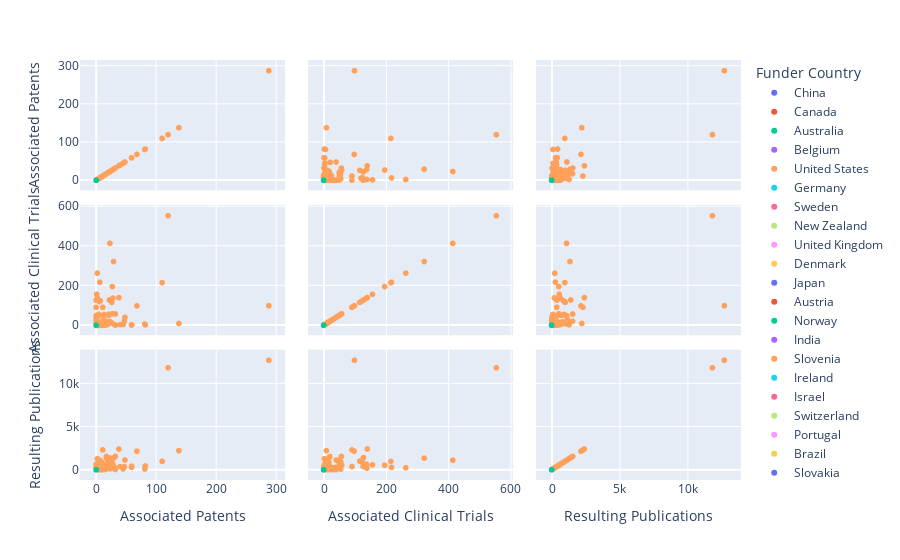

Notebook source saved alongside this figure:
### Markdown cell above
### Exploring Correlations between dimensions

Tip: a straight diagonal indicates a strong correlation, while a 90 degree angle indicates no correlation.

### Code cell
px.scatter_matrix(grants, 
                  dimensions=["Associated Patents", "Associated Clinical Trials", "Resulting Publications"], 
                  color="Funder Country")

### Figure 1 — Plotly figure (JSON) as saved in the notebook; plotly's stock layout.template omitted (floating-point values rounded to 4 significant figures; data arrays with more than 128 entries replaced by an {"elided": "..."} marker saying what was removed)
{"data": [{"dimensions": [{"axis": {"matches": true}, "label": "Associated Patents", "values": [0, 0, 0, 0, 0, 0, 0, 0, 0, 0, 0, 0, 0, 0, 0, 0, 0, 0, 0, 0, 0, 0, 0, 0, 0, 0, 0, 0, 0, 0, 0, 0, 0, 0, 0]}, {"axis": {"matches": true}, "label": "Associated Clinical Trials", "values": [0, 0, 0, 0, 0, 0, 0, 0, 0, 0, 0, 0, 0, 0, 0, 0, 0, 0, 0, 0, 0, 0, 0, 0, 0, 0, 0, 0, 0, 0, 0, 0, 0, 0, 0]}, {"axis": {"matches": true}, "label": "Resulting Publications", "values": [0, 2, 0, 0, 0, 0, 2, 0, 0, 0, 0, 0, 0, 0, 10, 0, 0, 0, 0, 0, 0, 0, 0, 0, 0, 0, 0, 0, 9, 0, 0, 0, 0, 0, 0]}], "hovertemplate": "Funder Country=China<br>%{xaxis.title.text}=%{x}<br>%{yaxis.title.text}=%{y}<extra></extra>", "legendgroup": "China", "marker": {"color": "#636efa", "symbol": "circle"}, "name": "China", "showlegend": true, "type": "splom"}, {"dimensions": [{"axis": {"matches": true}, "label": "Associated Patents", "values": {"elided": "137 int values"}}, {"axis": {"matches": true}, "label": "Associated Clinical Trials", "values": {"elided": "137 int values"}}, {"axis": {"matches": true}, "label": "Resulting Publications", "values": {"elided": "137 int values"}}], "hovertemplate": "Funder Country=Canada<br>%{xaxis.title.text}=%{x}<br>%{yaxis.title.text}=%{y}<extra></extra>", "legendgroup": "Canada", "marker": {"color": "#EF553B", "symbol": "circle"}, "name": "Canada", "showlegend": true, "type": "splom"}, {"dimensions": [{"axis": {"matches": true}, "label": "Associated Patents", "values": [0, 0, 0, 0, 0, 0, 0, 0, 0, 0, 0, 0, 0, 0, 0, 0, 0, 0, 0, 0, 0, 0, 0, 0, 0, 0, 0, 0, 0, 0, 0, 0, 0, 0, 0, 0, 0, 0, 0, 0, 0, 0, 0, 0, 0, 0, 0, 0, 0, 0, 0]}, {"axis": {"matches": true}, "label": "Associated Clinical Trials", "values": [0, 0, 0, 0, 0, 0, 0, 0, 0, 0, 0, 0, 0, 0, 0, 0, 0, 0, 0, 0, 0, 0, 0, 0, 0, 0, 0, 0, 0, 0, 0, 0, 0, 0, 0, 0, 0, 0, 0, 0, 0, 0, 0, 0, 0, 0, 0, 0, 0, 0, 0]}, {"axis": {"matches": true}, "label": "Resulting Publications", "values": [0, 1, 0, 0, 4, 0, 0, 0, 0, 0, 0, 0, 0, 0, 0, 0, 0, 0, 0, 0, 0, 0, 0, 0, 0, 0, 1, 0, 0, 0, 0, 1, 0, 0, 0, 0, 0, 0, 0, 0, 0, 0, 2, 9, 0, 0, 0, 0, 0, 0, 5]}], "hovertemplate": "Funder Country=Australia<br>%{xaxis.title.text}=%{x}<br>%{yaxis.title.text}=%{y}<extra></extra>", "legendgroup": "Australia", "marker": {"color": "#00cc96", "symbol": "circle"}, "name": "Australia", "showlegend": true, "type": "splom"}, {"dimensions": [{"axis": {"matches": true}, "label": "Associated Patents", "values": [0, 0, 0, 0, 0, 0, 0, 0, 0, 0, 0, 0, 0, 0, 0, 0, 0, 0, 0, 0, 0]}, {"axis": {"matches": true}, "label": "Associated Clinical Trials", "values": [0, 0, 0, 0, 0, 0, 0, 0, 0, 0, 0, 0, 0, 0, 0, 0, 0, 0, 0, 0, 0]}, {"axis": {"matches": true}, "label": "Resulting Publications", "values": [0, 0, 0, 0, 11, 0, 0, 0, 27, 0, 0, 0, 0, 1, 0, 0, 0, 0, 0, 1, 0]}], "hovertemplate": "Funder Country=Belgium<br>%{xaxis.title.text}=%{x}<br>%{yaxis.title.text}=%{y}<extra></extra>", "legendgroup": "Belgium", "marker": {"color": "#ab63fa", "symbol": "circle"}, "name": "Belgium", "showlegend": true, "type": "splom"}, {"dimensions": [{"axis": {"matches": true}, "label": "Associated Patents", "values": {"elided": "784 int values"}}, {"axis": {"matches": true}, "label": "Associated Clinical Trials", "values": {"elided": "784 int values"}}, {"axis": {"matches": true}, "label": "Resulting Publications", "values": {"elided": "784 int values"}}], "hovertemplate": "Funder Country=United States<br>%{xaxis.title.text}=%{x}<br>%{yaxis.title.text}=%{y}<extra></extra>", "legendgroup": "United States", "marker": {"color": "#FFA15A", "symbol": "circle"}, "name": "United States", "showlegend": true, "type": "splom"}, {"dimensions": [{"axis": {"matches": true}, "label": "Associated Patents", "values": [0, 0, 0, 0, 0, 0, 0, 0, 0, 0, 0, 0, 0, 0, 0, 0, 0, 0, 0]}, {"axis": {"matches": true}, "label": "Associated Clinical Trials", "values": [0, 0, 0, 0, 0, 0, 0, 0, 0, 0, 0, 0, 0, 0, 0, 0, 0, 0, 0]}, {"axis": {"matches": true}, "label": "Resulting Publications", "values": [0, 0, 0, 0, 0, 0, 0, 0, 0, 3, 0, 0, 0, 0, 0, 1, 0, 0, 2]}], "hovertemplate": "Funder Country=Germany<br>%{xaxis.title.text}=%{x}<br>%{yaxis.title.text}=%{y}<extra></extra>", "legendgroup": "Germany", "marker": {"color": "#19d3f3", "symbol": "circle"}, "name": "Germany", "showlegend": true, "type": "splom"}, {"dimensions": [{"axis": {"matches": true}, "label": "Associated Patents", "values": [0, 0, 0]}, {"axis": {"matches": true}, "label": "Associated Clinical Trials", "values": [0, 0, 0]}, {"axis": {"matches": true}, "label": "Resulting Publications", "values": [0, 0, 0]}], "hovertemplate": "Funder Country=Sweden<br>%{xaxis.title.text}=%{x}<br>%{yaxis.title.text}=%{y}<extra></extra>", "legendgroup": "Sweden", "marker": {"color": "#FF6692", "symbol": "circle"}, "name": "Sweden", "showlegend": true, "type": "splom"}, {"dimensions": [{"axis": {"matches": true}, "label": "Associated Patents", "values": [0, 0, 0, 0, 0, 0, 0]}, {"axis": {"matches": true}, "label": "Associated Clinical Trials", "values": [0, 0, 0, 0, 0, 0, 0]}, {"axis": {"matches": true}, "label": "Resulting Publications", "values": [0, 0, 0, 0, 0, 0, 0]}], "hovertemplate": "Funder Country=New Zealand<br>%{xaxis.title.text}=%{x}<br>%{yaxis.title.text}=%{y}<extra></extra>", "legendgroup": "New Zealand", "marker": {"color": "#B6E880", "symbol": "circle"}, "name": "New Zealand", "showlegend": true, "type": "splom"}, {"dimensions": [{"axis": {"matches": true}, "label": "Associated Patents", "values": [0, 0, 0, 0, 0, 0, 0, 0, 0, 0, 0, 0, 0, 0, 0, 0, 0, 0, 0, 0]}, {"axis": {"matches": true}, "label": "Associated Clinical Trials", "values": [0, 0, 0, 0, 0, 0, 0, 0, 0, 0, 0, 0, 0, 0, 0, 0, 0, 0, 0, 0]}, {"axis": {"matches": true}, "label": "Resulting Publications", "values": [0, 0, 0, 0, 0, 0, 0, 0, 0, 0, 0, 0, 0, 0, 0, 0, 0, 1, 1, 0]}], "hovertemplate": "Funder Country=United Kingdom<br>%{xaxis.title.text}=%{x}<br>%{yaxis.title.text}=%{y}<extra></extra>", "legendgroup": "United Kingdom", "marker": {"color": "#FF97FF", "symbol": "circle"}, "name": "United Kingdom", "showlegend": true, "type": "splom"}, {"dimensions": [{"axis": {"matches": true}, "label": "Associated Patents", "values": [0, 0, 0, 0, 0]}, {"axis": {"matches": true}, "label": "Associated Clinical Trials", "values": [0, 0, 0, 0, 0]}, {"axis": {"matches": true}, "label": "Resulting Publications", "values": [0, 0, 0, 0, 0]}], "hovertemplate": "Funder Country=Denmark<br>%{xaxis.title.text}=%{x}<br>%{yaxis.title.text}=%{y}<extra></extra>", "legendgroup": "Denmark", "marker": {"color": "#FECB52", "symbol": "circle"}, "name": "Denmark", "showlegend": true, "type": "splom"}, {"dimensions": [{"axis": {"matches": true}, "label": "Associated Patents", "values": [0, 0, 0, 0, 0, 0, 0, 0, 0, 0, 0, 0, 0, 0, 0, 0, 0, 0, 0, 0, 0, 0, 0, 0, 0, 0, 0, 0, 0, 0, 0, 0, 0, 0, 0, 0, 0, 0, 0]}, {"axis": {"matches": true}, "label": "Associated Clinical Trials", "values": [0, 0, 0, 0, 0, 0, 0, 0, 0, 0, 0, 0, 0, 0, 0, 0, 0, 0, 0, 0, 0, 0, 0, 0, 0, 0, 0, 0, 0, 0, 0, 0, 0, 0, 0, 0, 0, 0, 0]}, {"axis": {"matches": true}, "label": "Resulting Publications", "values": [0, 0, 0, 0, 0, 0, 0, 0, 0, 0, 0, 0, 0, 0, 0, 1, 0, 0, 0, 0, 0, 0, 0, 0, 0, 0, 0, 0, 0, 0, 0, 0, 0, 0, 0, 0, 0, 0, 3]}], "hovertemplate": "Funder Country=Japan<br>%{xaxis.title.text}=%{x}<br>%{yaxis.title.text}=%{y}<extra></extra>", "legendgroup": "Japan", "marker": {"color": "#636efa", "symbol": "circle"}, "name": "Japan", "showlegend": true, "type": "splom"}, {"dimensions": [{"axis": {"matches": true}, "label": "Associated Patents", "values": [0]}, {"axis": {"matches": true}, "label": "Associated Clinical Trials", "values": [0]}, {"axis": {"matches": true}, "label": "Resulting Publications", "values": [0]}], "hovertemplate": "Funder Country=Austria<br>%{xaxis.title.text}=%{x}<br>%{yaxis.title.text}=%{y}<extra></extra>", "legendgroup": "Austria", "marker": {"color": "#EF553B", "symbol": "circle"}, "name": "Austria", "showlegend": true, "type": "splom"}, {"dimensions": [{"axis": {"matches": true}, "label": "Associated Patents", "values": [0, 0, 0, 0, 0]}, {"axis": {"matches": true}, "label": "Associated Clinical Trials", "values": [0, 0, 0, 0, 0]}, {"axis": {"matches": true}, "label": "Resulting Publications", "values": [0, 0, 0, 0, 0]}], "hovertemplate": "Funder Country=Norway<br>%{xaxis.title.text}=%{x}<br>%{yaxis.title.text}=%{y}<extra></extra>", "legendgroup": "Norway", "marker": {"color": "#00cc96", "symbol": "circle"}, "name": "Norway", "showlegend": true, "type": "splom"}, {"dimensions": [{"axis": {"matches": true}, "label": "Associated Patents", "values": [0, 0, 0]}, {"axis": {"matches": true}, "label": "Associated Clinical Trials", "values": [0, 0, 0]}, {"axis": {"matches": true}, "label": "Resulting Publications", "values": [0, 0, 0]}], "hovertemplate": "Funder Country=India<br>%{xaxis.title.text}=%{x}<br>%{yaxis.title.text}=%{y}<extra></extra>", "legendgroup": "India", "marker": {"color": "#ab63fa", "symbol": "circle"}, "name": "India", "showlegend": true, "type": "splom"}, {"dimensions": [{"axis": {"matches": true}, "label": "Associated Patents", "values": [0, 0]}, {"axis": {"matches": true}, "label": "Associated Clinical Trials", "values": [0, 0]}, {"axis": {"matches": true}, "label": "Resulting Publications", "values": [0, 0]}], "hovertemplate": "Funder Country=Slovenia<br>%{xaxis.title.text}=%{x}<br>%{yaxis.title.text}=%{y}<extra></extra>", "legendgroup": "Slovenia", "marker": {"color": "#FFA15A", "symbol": "circle"}, "name": "Slovenia", "showlegend": true, "type": "splom"}, {"dimensions": [{"axis": {"matches": true}, "label": "Associated Patents", "values": [0, 0, 0]}, {"axis": {"matches": true}, "label": "Associated Clinical Trials", "values": [0, 0, 0]}, {"axis": {"matches": true}, "label": "Resulting Publications", "values": [0, 8, 0]}], "hovertemplate": "Funder Country=Ireland<br>%{xaxis.title.text}=%{x}<br>%{yaxis.title.text}=%{y}<extra></extra>", "legendgroup": "Ireland", "marker": {"color": "#19d3f3", "symbol": "circle"}, "name": "Ireland", "showlegend": true, "type": "splom"}, {"dimensions": [{"axis": {"matches": true}, "label": "Associated Patents", "values": [0]}, {"axis": {"matches": true}, "label": "Associated Clinical Trials", "values": [0]}, {"axis": {"matches": true}, "label": "Resulting Publications", "values": [0]}], "hovertemplate": "Funder Country=Israel<br>%{xaxis.title.text}=%{x}<br>%{yaxis.title.text}=%{y}<extra></extra>", "legendgroup": "Israel", "marker": {"color": "#FF6692", "symbol": "circle"}, "name": "Israel", "showlegend": true, "type": "splom"}, {"dimensions": [{"axis": {"matches": true}, "label": "Associated Patents", "values": [0, 0, 0, 0, 0]}, {"axis": {"matches": true}, "label": "Associated Clinical Trials", "values": [0, 0, 0, 0, 0]}, {"axis": {"matches": true}, "label": "Resulting Publications", "values": [4, 0, 0, 3, 0]}], "hovertemplate": "Funder Country=Switzerland<br>%{xaxis.title.text}=%{x}<br>%{yaxis.title.text}=%{y}<extra></extra>", "legendgroup": "Switzerland", "marker": {"color": "#B6E880", "symbol": "circle"}, "name": "Switzerland", "showlegend": true, "type": "splom"}, {"dimensions": [{"axis": {"matches": true}, "label": "Associated Patents", "values": [0, 0, 0, 0, 0, 0, 0, 0, 0, 0, 0]}, {"axis": {"matches": true}, "label": "Associated Clinical Trials", "values": [0, 0, 0, 0, 0, 0, 0, 0, 0, 0, 0]}, {"axis": {"matches": true}, "label": "Resulting Publications", "values": [0, 0, 0, 0, 4, 0, 0, 0, 0, 4, 3]}], "hovertemplate": "Funder Country=Portugal<br>%{xaxis.title.text}=%{x}<br>%{yaxis.title.text}=%{y}<extra></extra>", "legendgroup": "Portugal", "marker": {"color": "#FF97FF", "symbol": "circle"}, "name": "Portugal", "showlegend": true, "type": "splom"}, {"dimensions": [{"axis": {"matches": true}, "label": "Associated Patents", "values": [0, 0, 0]}, {"axis": {"matches": true}, "label": "Associated Clinical Trials", "values": [0, 0, 0]}, {"axis": {"matches": true}, "label": "Resulting Publications", "values": [2, 0, 0]}], "hovertemplate": "Funder Country=Brazil<br>%{xaxis.title.text}=%{x}<br>%{yaxis.title.text}=%{y}<extra></extra>", "legendgroup": "Brazil", "marker": {"color": "#FECB52", "symbol": "circle"}, "name": "Brazil", "showlegend": true, "type": "splom"}, {"dimensions": [{"axis": {"matches": true}, "label": "Associated Patents", "values": [0]}, {"axis": {"matches": true}, "label": "Associated Clinical Trials", "values": [0]}, {"axis": {"matches": true}, "label": "Resulting Publications", "values": [0]}], "hovertemplate": "Funder Country=Slovakia<br>%{xaxis.title.text}=%{x}<br>%{yaxis.title.text}=%{y}<extra></extra>", "legendgroup": "Slovakia", "marker": {"color": "#636efa", "symbol": "circle"}, "name": "Slovakia", "showlegend": true, "type": "splom"}, {"dimensions": [{"axis": {"matches": true}, "label": "Associated Patents", "values": [0]}, {"axis": {"matches": true}, "label": "Associated Clinical Trials", "values": [0]}, {"axis": {"matches": true}, "label": "Resulting Publications", "values": [1]}], "hovertemplate": "Funder Country=Hungary<br>%{xaxis.title.text}=%{x}<br>%{yaxis.title.text}=%{y}<extra></extra>", "legendgroup": "Hungary", "marker": {"color": "#EF553B", "symbol": "circle"}, "name": "Hungary", "showlegend": true, "type": "splom"}, {"dimensions": [{"axis": {"matches": true}, "label": "Associated Patents", "values": [0]}, {"axis": {"matches": true}, "label": "Associated Clinical Trials", "values": [0]}, {"axis": {"matches": true}, "label": "Resulting Publications", "values": [0]}], "hovertemplate": "Funder Country=Russia<br>%{xaxis.title.text}=%{x}<br>%{yaxis.title.text}=%{y}<extra></extra>", "legendgroup": "Russia", "marker": {"color": "#00cc96", "symbol": "circle"}, "name": "Russia", "showlegend": true, "type": "splom"}], "layout": {"autosize": true, "dragmode": "select", "legend": {"title": {"text": "Funder Country"}, "tracegroupgap": 0}, "margin": {"t": 60}, "xaxis": {"autorange": true, "range": [-38.24, 326.2], "type": "linear"}, "xaxis2": {"autorange": true, "range": [-73.7, 628.7], "type": "linear"}, "xaxis3": {"autorange": true, "range": [-1689.0, 14400.0], "type": "linear"}, "yaxis": {"autorange": true, "range": [-38.24, 326.2], "type": "linear"}, "yaxis2": {"autorange": true, "range": [-73.7, 628.7], "type": "linear"}, "yaxis3": {"autorange": true, "range": [-1689.0, 14400.0], "type": "linear"}}}
